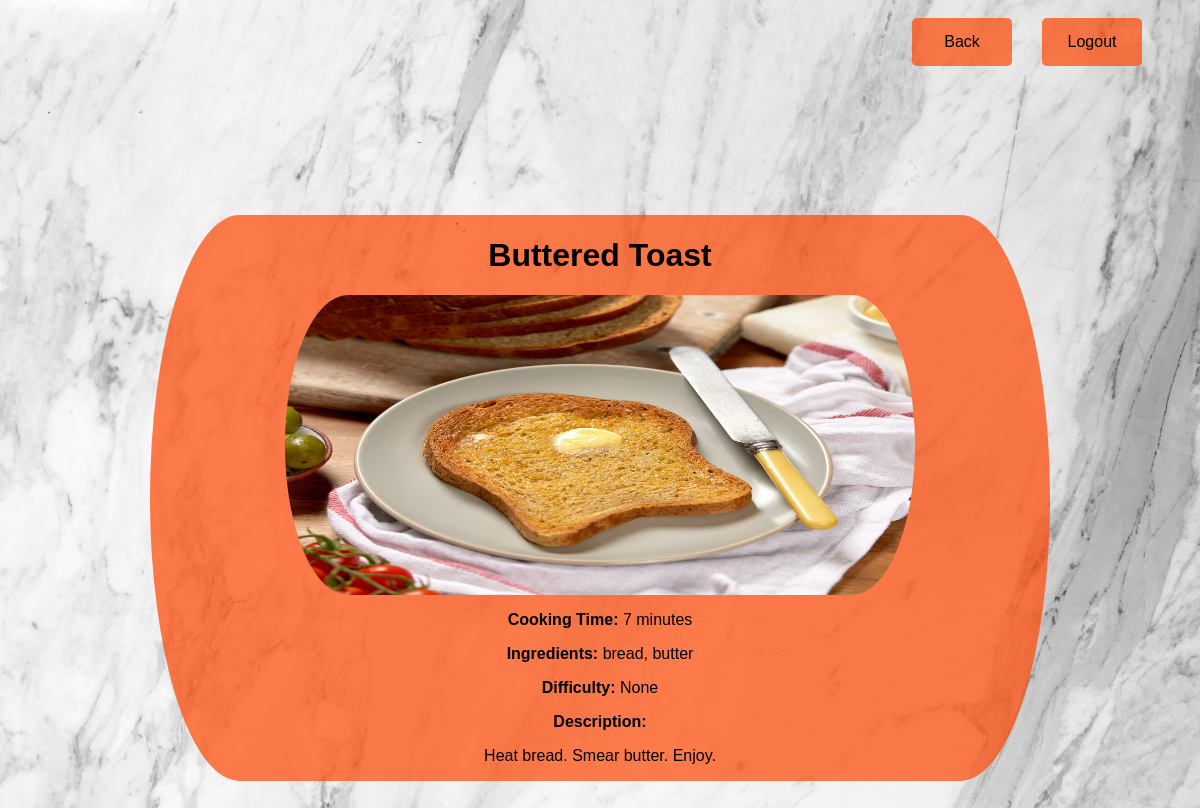
The page /list/4 (signed in) on the database its author committed.
### recipes/models.py (models this page shows, shortened)
class Recipe(models.Model):
    name = models.CharField(max_length=120)
    cooking_time = models.IntegerField(help_text="in minutes")
    ingredients = models.CharField(
        max_length=400, help_text="Ingredients must be seperated by commas"
    )
    difficulty = models.CharField(max_length=20)
    description = models.TextField(max_length=600, help_text="600 character limit")
    pic = models.ImageField(upload_to="recipes", default="empty_bowl.jpg")

### recipes/views.py (the view)
# urls.py: path("list/<pk>", RecipeDetailView.as_view(), name="detail"),
class RecipeDetailView(LoginRequiredMixin, DetailView):
    model = Recipe
    template_name = "recipes/recipes_detail.html"

### recipes/templates/recipes/recipes_detail.html (shortened to what this page needs)
{% load static %}
<!DOCTYPE html>
<html>
	<body>
		<a
			class="button back_button nav_button"
			href="{% url 'recipes:list' %}"
			style="font-size: 1em"
			>Back</a
		>
		<a
			class="button logout_button nav_button"
			href="{% url 'success' %}"
			style="font-size: 1em"
			>Logout</a
		>
		<div class="detail_container">
			<h1>{{object.name}}</h1>
			<img
				src="{{object.pic.url}}"
				height="300"
			/>
			<p style="margin-top: 16px"><b>Cooking Time: </b> {{object.cooking_time}} minutes</p>
			<p><b>Ingredients: </b> {{object.ingredients}}</p>
			<p><b>Difficulty: </b> {{object.difficulty}}</p>
			<b style="margin: 8px">Description: </b>
			<p style="margin-bottom: 16px; max-width: 300px">{{object.description}}</p>
		</div>
	</body>
</html>

### rows shown on the page
Recipe: name "Buttered Toast", pic (picture), cooking_time "7", ingredients "bread, butter", difficulty "None", description "Heat bread. Smear butter. Enjoy."
